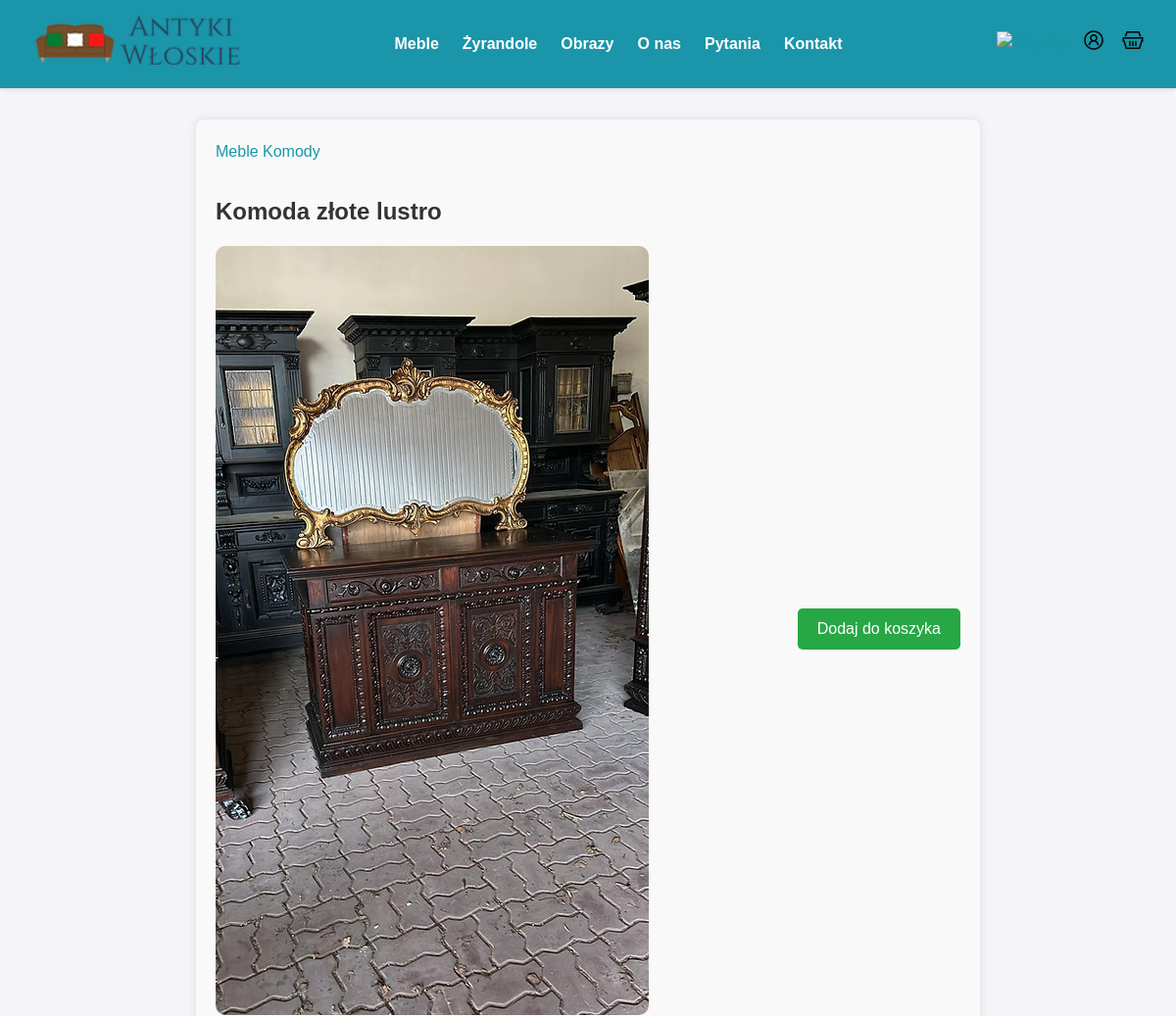
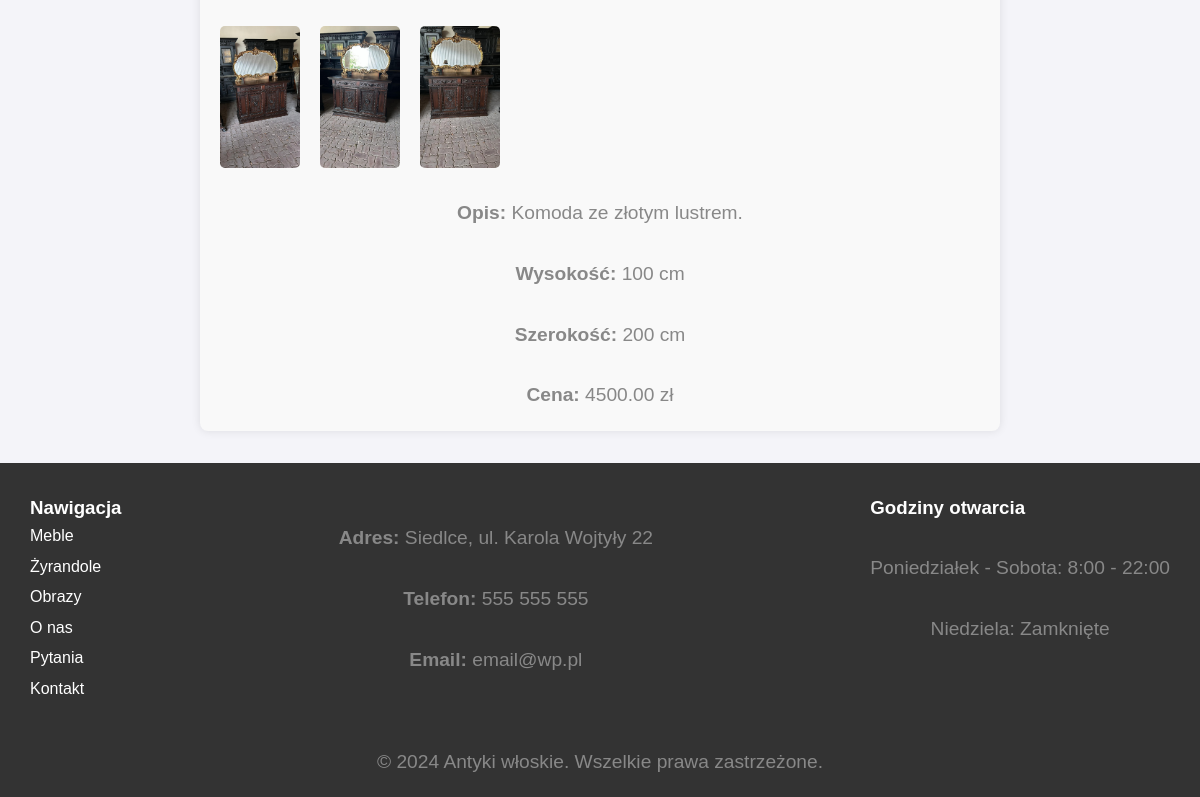
Screenshot of /product_details.php?id=9 with the database file from the repository (2 pictures, top to bottom).
### tables this page shows
CREATE TABLE `products` (
  `id` int(10) UNSIGNED NOT NULL,
  `idCategories` int(10) NOT NULL,
  `product_name` varchar(50) NOT NULL,
  `description` text NOT NULL,
  `image_main` varchar(50) NOT NULL,
  `idCondition` int(10) UNSIGNED NOT NULL,
  `price` decimal(10,2) NOT NULL,
  `height` int(11) NOT NULL,
  `width` int(11) NOT NULL
);

CREATE TABLE `categories` (
  `id` int(10) NOT NULL,
  `category_name` varchar(50) NOT NULL,
  `parent_id` int(10) DEFAULT NULL
);

CREATE TABLE `product_images` (
  `id` int(10) UNSIGNED NOT NULL,
  `idProduct` int(10) UNSIGNED NOT NULL,
  `imageUrl` varchar(50) NOT NULL
);

### product_details.php (the view, shortened to what this page needs)
<?php
require("include/header.php");
$id = isset($_GET['id']) ? intval($_GET['id']) : 0;
$sql = "SELECT p.idCategories, c.category_name AS categoryName, p.product_name, p.image_main, p.description, p.height, p.width, p.price
        FROM products p
        JOIN categories c ON p.idCategories = c.id
        WHERE p.id = ?";
$stmt = $conn->prepare($sql);
$stmt->bind_param("i", $id);
$stmt->execute();
$result = $stmt->get_result();
$row = $result->fetch_object();
$imageSql = "SELECT imageUrl FROM product_images WHERE idProduct = ?";
$imageStmt = $conn->prepare($imageSql);
$imageStmt->bind_param("i", $id);
$imageStmt->execute();
$imageResult = $imageStmt->get_result();
?>
<!DOCTYPE html>
<html lang="en">
<head>
    <link rel="stylesheet" href="css/styles.css">
</head>
<body>
<div class="product-details">
    <a href="products.php">Meble</a>
    <a href="products.php?idCat=<?php echo htmlspecialchars($row->idCategories); ?>"><?php echo htmlspecialchars($row->categoryName); ?></a></p>
    <h1><?php echo htmlspecialchars($row->product_name); ?></h1>
    <div class="product-image-container">
        <a href="javascript:void(0);" id="mainImageLink">
            <img id="mainImage" src="images/<?php echo htmlspecialchars($row->image_main); ?>"
                 alt="<?php echo htmlspecialchars($row->product_name); ?>" class="main-image">
        </a>
        <div class="product-buttons">
            <form action="add_to_cart.php" method="post">
                <button type="submit" name="add_to_cart">Dodaj do koszyka</button>
            </form>
            </div>
    </div>
    <div class="additional-images">
        <img src="images/<?php echo htmlspecialchars($row->image_main); ?>" alt="Main image thumbnail" class="thumbnail">
        <?php while ($imageRow = $imageResult->fetch_object()) : ?>
            <img src="images/<?php echo htmlspecialchars($imageRow->imageUrl); ?>"
                 alt="Additional image for <?php echo htmlspecialchars($row->product_name); ?>"
                 class="thumbnail">
        <?php endwhile; ?>
    </div>
    <p><strong>Opis:</strong> <?php echo htmlspecialchars($row->description); ?></p>
    <p><strong>Wysokość:</strong> <?php echo htmlspecialchars($row->height); ?> cm</p>
    <p><strong>Szerokość:</strong> <?php echo htmlspecialchars($row->width); ?> cm</p>
    <p><strong>Cena:</strong> <?php echo htmlspecialchars($row->price); ?> zł</p>
</div>
<?php require("include/footer.php"); ?>
</body>
</html>

### css/styles.css (style rules this page uses)
* { margin: 0; padding: 0; box-sizing: border-box; }
body { font-family: 'Arial', sans-serif; background-color: #f4f4f9; color: #333; line-height: 1.6; height: auto; }
.product-details { max-width: 800px; margin: 2rem auto; padding: 20px; background-color: #f9f9f9; border-radius: 8px; box-shadow: 0 0 10px rgba(0, 0, 0, 0.1); }
.product-details h1 { font-size: 24px; margin-bottom: 15px; }
.main-image, .additional-images img { border-radius: 5px; }
.additional-images { display: flex; gap: 10px; margin-top: 10px; }
h1 { color: #333; }
.product-image-container { display: flex; align-items: center; justify-content: space-between; margin-bottom: 20px; }
.main-image { max-width: 100%; height: auto; border-radius: 10px; }
.product-buttons { display: flex; flex-direction: column; justify-content: space-between; margin-left: 20px; text-align: center; }
.product-buttons button { background-color: #28a745; color: white; padding: 12px 20px; border: none; font-size: 1rem; border-radius: 5px; cursor: pointer; transition: background-color 0.3s; margin-bottom: 10px; }
.thumbnail { width: 80px; height: auto; margin-right: 10px; cursor: pointer; display: inline-block; transition: transform 0.2s; }
a { color: #1a95a9; text-decoration: none; }
button { background-color: #ff4d4d; color: white; border: none; padding: 10px 15px; font-size: 1rem; border-radius: 5px; cursor: pointer; }
p { text-align: center; font-size: 1.2rem; color: #888; margin-top: 30px; }

### rows the page displays
products: idCategories.category_name "Komody", product_name "Komoda złote lustro", image_main (picture), description "Komoda ze złotym lustrem.", height "100", width "200", price "4500.00"
product_images: imageUrl (picture)
product_images: imageUrl (picture)
